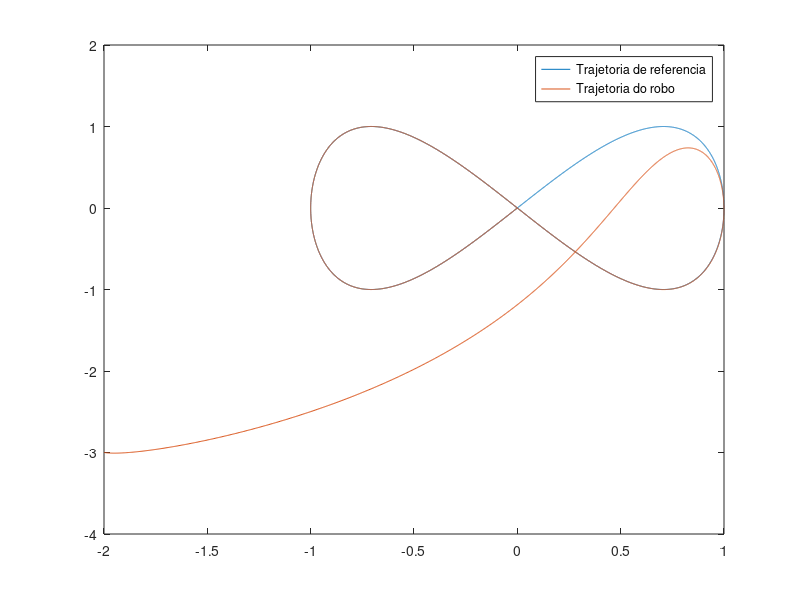

This chart was generated by the following MATLAB code:
clear

% Tempo de amostragem
Ts = 0.0033;

% Tempo de simulacao
t = 0:Ts:30;

% Trajetoria
ganho = 1;
freq = 2*pi/30;
traj = [ganho*sin(freq*t); ganho*sin(2*freq*t)];

% Definicao do sistema
G = [0 1 0 0;
     0 0 0 0;
     0 0 0 1;
     0 0 0 0];

H = [0 0;
     1 0;
     0 0;
     0 1];
 
C = [1 1 0 0];
 
discSys = c2d(ss(G,H,C,0), Ts);

real = 1;
im = 0;

% Calculo da matriz de ganho K
cont_poles = [-real + im*1i, -real - im*1i, -2*real + im*1i, -2*real - im*1i];
disc_poles = [pol2cart(im*Ts, abs(exp(-real*Ts)));
              pol2cart(-im*Ts, abs(exp(-real*Ts)));
              pol2cart(im*Ts, abs(exp(-2*real*Ts)));
              pol2cart(-im*Ts, abs(exp(-2*real*Ts)))]

Kc = place(G, H, cont_poles);
Kd = place(discSys.A, discSys.B, disc_poles);

% Condicao inicial
i_pose = [-2, -3, 0];
i_vel = [1, 1];

% Set das variaveis do primeiro loop
x_pos = i_pose(1);
y_pos = i_pose(2);
theta = i_pose(3);
x_vel = i_vel(1);
y_vel = i_vel(2);

x_vel_ref_prev = x_vel;
y_vel_ref_prev = y_vel;

robot_x_pos = [];
robot_y_pos = [];

% Loop de simulacao
for k = 2:length(t)
    robot_x_pos = [robot_x_pos; x_pos];
    robot_y_pos = [robot_y_pos; y_pos];
    
    % Calculo das referencias por loop
    x_pos_ref = traj(1,k);
    y_pos_ref = traj(2,k);
    x_vel_ref  = (x_pos_ref - traj(1,k-1))/Ts;
    y_vel_ref  = (y_pos_ref - traj(2,k-1))/Ts;
    
    % Calculo dos estados (erros)
    z_e = [x_pos_ref - x_pos;
           x_vel_ref - x_vel;
           y_pos_ref - y_pos;
           y_vel_ref - y_vel];
      
    % Calculo das aceleraçoes de referencia
    x_a_ref = (x_vel_ref - x_vel_ref_prev)/Ts;
    y_a_ref = (y_vel_ref - y_vel_ref_prev)/Ts;
    
    
    % Lei de controle
    mid_u = Kc*z_e + [x_a_ref; y_a_ref];
    
    % Calculo da matriz F
    v = sqrt((x_vel)^2 + (y_vel)^2);
    F = [cos(theta) -v*sin(theta);
         sin(theta) v*cos(theta)]; 
    final_u = F^(-1)*mid_u;
    
    % Entrada no robo
    v = final_u(1)*Ts + v; % integra dv
    w = final_u(2);
    robot_input = [v; w];
    robot_cinematic = [cos(theta) 0;
                       sin(theta) 0;
                                0 1];
    dout_robot = robot_cinematic * robot_input;
    
    % "Leitura" dos estados do robô (integrando a saída)
    noise = 0.00; % Set to experiment with noise (e.g. 0.001)
    out_robot = [x_pos + Ts*dout_robot(1);
                 y_pos + Ts*dout_robot(2);
                 theta + Ts*dout_robot(3)];
    
    x_vel = dout_robot(1);
    y_vel = dout_robot(2);
     
    x_pos = out_robot(1);
    y_pos = out_robot(2);
    theta = out_robot(3);
    
    x_vel_ref_prev = x_vel_ref;
    y_vel_ref_prev = y_vel_ref;
end

plot(traj(1,:), traj(2,:));
hold on
plot(robot_x_pos, robot_y_pos);
hold off
legend("Trajetoria de referencia", "Trajetoria do robo");


